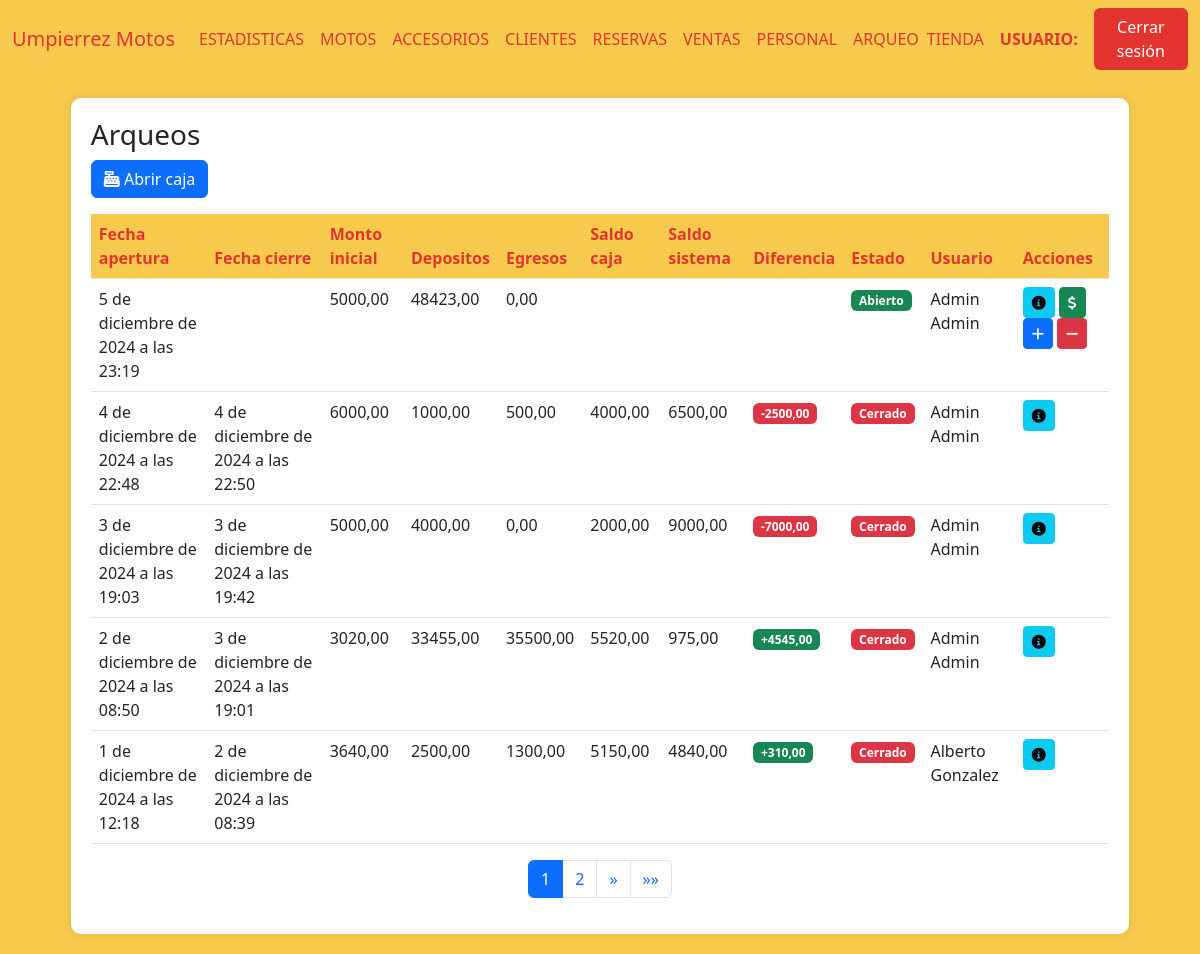
Before: /arqueos (signed in) with the older database file.
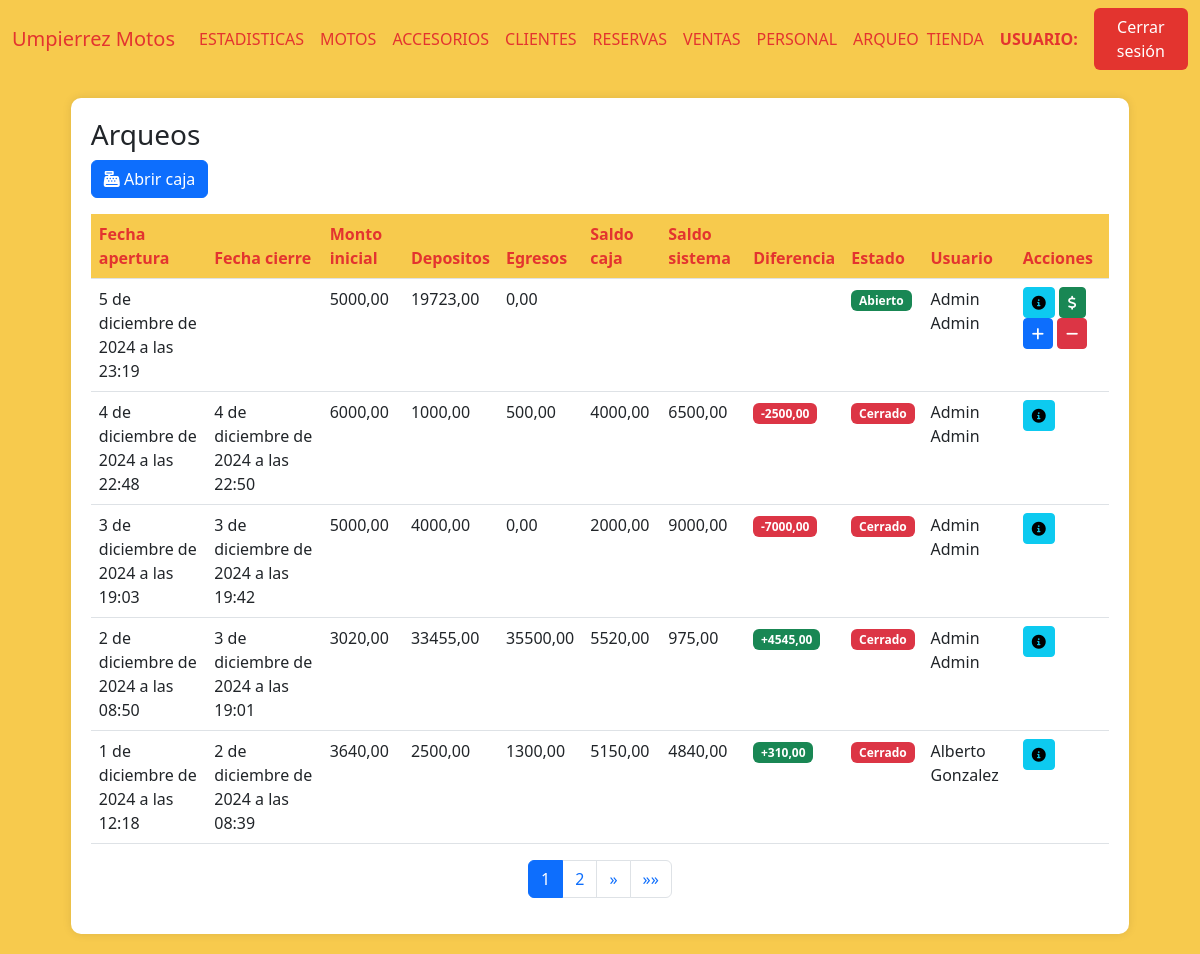
After: the same page with the newer database file.
### AppUM/models.py (models this page shows)
class Caja(models.Model):
    apertura = models.DateTimeField()
    cierre = models.DateTimeField(null=True,blank=True)
    moneda = models.CharField(max_length=10)
    monto_inicial = models.DecimalField(max_digits=10, decimal_places=2)
    depositos = models.DecimalField(max_digits=10, decimal_places=2)
    egresos = models.DecimalField(max_digits=10, decimal_places=2)
    saldo_caja = models.DecimalField(max_digits=10, decimal_places=2)
    saldo_sistema = models.DecimalField(max_digits=10, decimal_places=2)
    diferencia = models.DecimalField(max_digits=10, decimal_places=2)
    estado = models.CharField(max_length=10)
    usuario = models.ForeignKey(Personal, related_name='usuario_caja', on_delete=models.CASCADE)

### AppUM/decorators.py (the view)
    def _wrapped_view(request, *args, **kwargs):
        user = request.user
        if user.is_authenticated:
            usuario_consulta = Personal.objects.filter(usuario=user.username).first()
            if usuario_consulta:
                if Administrativo.objects.filter(personal_ptr_id=usuario_consulta.id,activo=1).exists():
                    return view_func(request, *args, **kwargs)
                else:
                    raise PermissionDenied
            else:
                return view_func(request, *args, **kwargs)
        else:
            return redirect('Login')  # Redirigir al login si no está autenticado

### AppUM/functions.py (called while the page is built)
def funcion_paginas_varias(req,instancia_model):
    paginator = Paginator(instancia_model, 5)  # 5 motos por página
    page_number = req.GET.get('page')  # Obtiene el número de página desde la URL
    page_obj = paginator.get_page(page_number)
    return page_obj

### AppUM/templates/perfil_administrativo/arqueos/arqueos.html (shortened to what the changed rows need)
{% extends "perfil_administrativo/padre_perfil_administrativo.html" %}
{% load static %}
{% block contenidoQueCambia %}
<link href="https://cdnjs.cloudflare.com/ajax/libs/font-awesome/6.0.0/css/all.min.css" rel="stylesheet">
<link href="https://cdn.jsdelivr.net/npm/bootstrap-icons@1.10.0/font/bootstrap-icons.css" rel="stylesheet">
<div class="table-container" id="inventarios">
    <table class="table">
        <thead>
            <tr>
                <th>Fecha apertura</th>
                <th>Fecha cierre</th>
                <th>Monto inicial</th>
                <th>Depositos</th>
                <th>Egresos</th>
                <th>Saldo caja</th>
                <th>Saldo sistema</th>
                <th>Diferencia</th>
                <th>Estado</th>
                <th>Usuario</th>
                <th>Acciones</th>
            </tr>
        </thead>
        <tbody>
            {% if page_obj %}
                {% for arqueo in page_obj %}
                <tr>
                    <td>{{ arqueo.arqueo.apertura }}</td>
                    <td>{% if arqueo.cierre %}{{ arqueo.cierre }}{% endif %}</td>
                    <td>{{ arqueo.arqueo.monto_inicial }}</td>
                    <td>{{ arqueo.depositos }}</td>
                    <td>{{ arqueo.egresos }}</td>
                    <td>
                    </td>
                    <td>
                    </td>
                    <td>
                    </td>
                    <td>
                        {% if arqueo.arqueo.estado == "Abierto" %}
                            <span class="badge bg-success">{{ arqueo.arqueo.estado }}</span>
                        {% elif arqueo.arqueo.estado == "Cerrado" %}
                            <span class="badge bg-danger">{{ arqueo.arqueo.estado }}</span>
                        {% else %}
                            <span class="badge bg-secondary">{{ arqueo.arqueo.estado }}</span>
                        {% endif %}
                    </td>
                    <td>{{ arqueo.usuario }}</td>
                    <td>
                        <a href="{% url 'MovimientosCaja' arqueo.arqueo.id %}"><button class="btn btn-sm btn-info"><i class="fas fa-info-circle"></i></button></a>
                        {% if arqueo.arqueo.estado == "Abierto" %}
                        <a href="{% url 'SaldoFinalCaja' arqueo.arqueo.id %}"><button class="btn btn-sm btn-success"><i class="fas fa-dollar-sign"></i></button></a>
                        <button onclick="toggleIngresos('{{ forloop.counter }}')" class="btn btn-sm btn-primary"><i class="fas fa-plus"></i></button>
                        <button onclick="toggleEgresos('{{ forloop.counter }}')" class="btn btn-sm btn-danger"><i class="fas fa-minus"></i></button>
                        {% elif arqueo.arqueo.estado == "Cuadre de caja" %}
                        <a href="{% url 'CerrarCaja' arqueo.arqueo.id %}"><button class="btn btn-sm btn-warning"><i class="fas fa-lock"></i></button></a>
                        {% endif %}
                    </td>
                </tr>
                {% endfor %}
            {% else %}
                <tr>
                    <td colspan="9" class="text-center text-muted">
                        No hay registros de arqueos disponibles.
                    </td>
                </tr>
            {% endif %}
        </tbody>
    </table>
</div>
{% endblock %}

Changed rows visible on the page:
changed Caja "5 de diciembre de 2024 a las 23:19": depositos "48423,00" → "19723,00"
